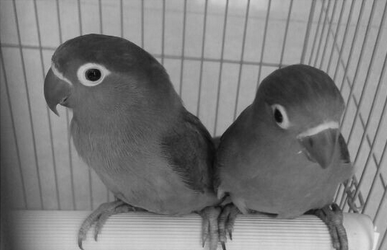
#> input picture blog36-jhbh/test.bmp, 387 x 250 px
$ python blog36-05-sf.py
#> lines starting #> are read from the running program, lines starting #| are printed output that depends on the picture
#encoding:utf-8
#By:Eastmount CSDN 2021-02-01
import cv2
import numpy as np

#读取图片
src = cv2.imread('test.bmp')
#> src is the input picture: shape (250, 387, 3); min 8, max 231, mean 122.9
rows, cols = src.shape[:2]
#> rows = 250; cols = 387
print(rows, cols)
#| 250 387

#图像缩放
result = cv2.resize(src, None, fx=0.3, fy=0.3)
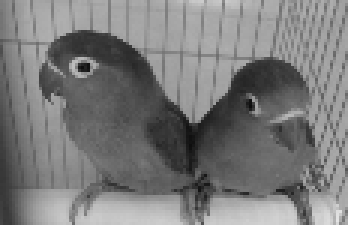
#> result: shape (75, 116, 3) (shown 3 times larger); min 14, max 227, mean 122.9

#显示图像
cv2.imshow("src", src)
cv2.imshow("result", result)

#等待显示
cv2.waitKey(0)
cv2.destroyAllWindows()
